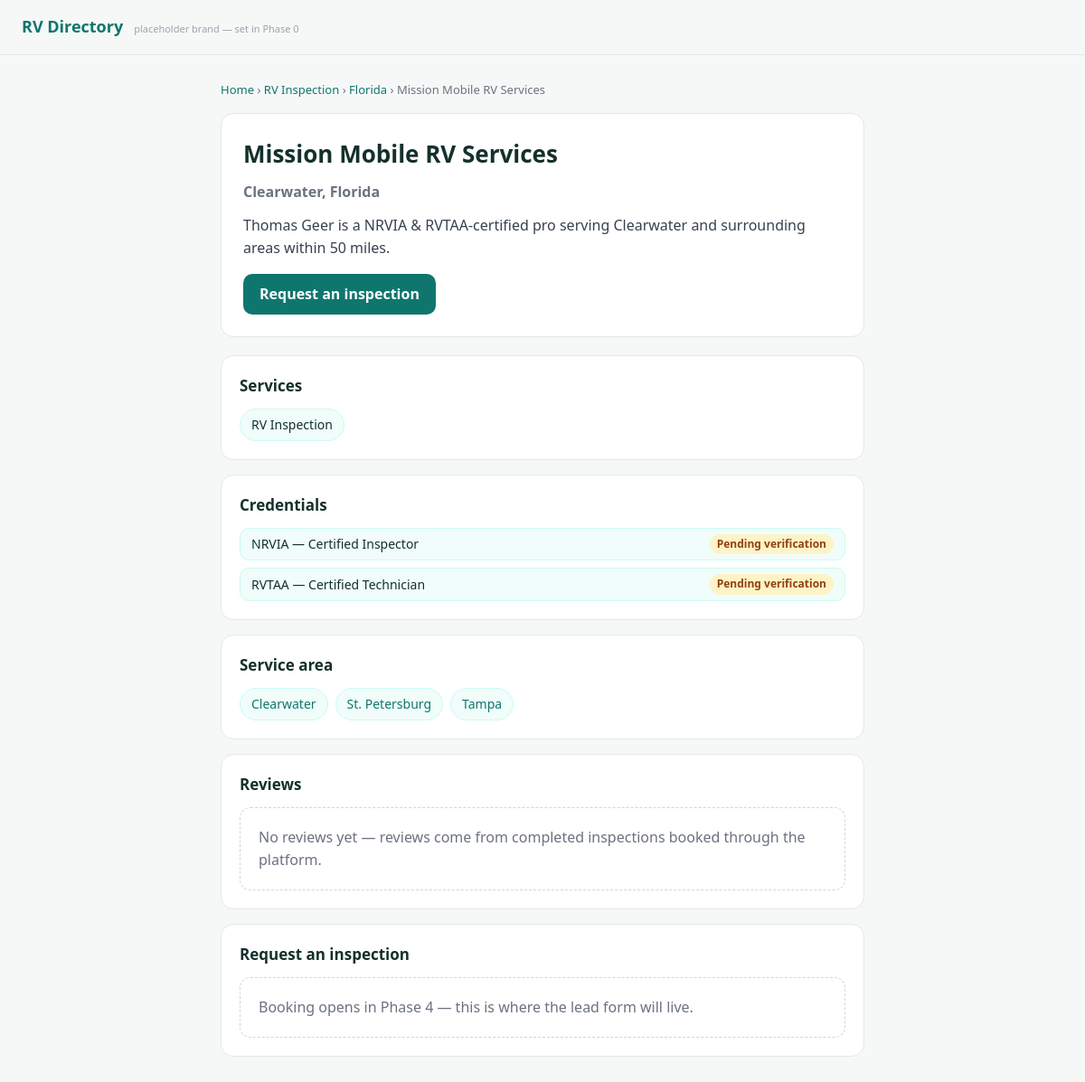
The page /providers/mission-mobile-rv-services on the database its author committed.
### tables this page shows
CREATE TABLE providers (
        id INTEGER PRIMARY KEY AUTOINCREMENT,
        user_id INTEGER,
        business_name TEXT NOT NULL,
        slug TEXT UNIQUE NOT NULL,
        bio TEXT,
        home_lat REAL,
        home_lng REAL,
        service_radius_mi INTEGER,
        insurance_verified INTEGER DEFAULT 0,
        claimed INTEGER DEFAULT 0,
        status TEXT DEFAULT 'live',
        created_at TEXT NOT NULL, contact_name TEXT, home_city TEXT, home_state TEXT,
        FOREIGN KEY (user_id) REFERENCES users(id)
        );

CREATE TABLE services (
        id INTEGER PRIMARY KEY AUTOINCREMENT,
        slug TEXT UNIQUE NOT NULL,
        name TEXT NOT NULL
        );

CREATE TABLE credentials (
        id INTEGER PRIMARY KEY AUTOINCREMENT,
        provider_id INTEGER NOT NULL,
        body TEXT NOT NULL,
        level TEXT,
        verified_at TEXT,
        source TEXT,
        FOREIGN KEY (provider_id) REFERENCES providers(id)
        );

CREATE TABLE service_areas (
        id INTEGER PRIMARY KEY AUTOINCREMENT,
        state TEXT NOT NULL,
        state_slug TEXT NOT NULL,   -- 'texas'
        city TEXT NOT NULL,
        city_slug TEXT NOT NULL,    -- 'austin'
        UNIQUE (state_slug, city_slug)
    );

### main.py (the view)
@app.route('/providers/<slug>')
def provider_profile(slug):
    rows = query_db("SELECT * FROM providers WHERE slug = ? AND status = 'live'", (slug,))
    if not rows:
        abort(404)
    provider = rows[0]
    pid = provider['id']
    services = query_db("""
        SELECT services.name, services.slug, provider_services.price_from, provider_services.price_to
        FROM provider_services JOIN services ON services.id = provider_services.service_id
        WHERE provider_services.provider_id = ? ORDER BY services.name""", (pid,))
    areas = query_db("""
        SELECT service_areas.city, service_areas.state_slug, service_areas.city_slug
        FROM provider_areas JOIN service_areas ON service_areas.id = provider_areas.service_area_id
        WHERE provider_areas.provider_id = ? ORDER BY service_areas.city""", (pid,))
    credentials = query_db(
        "SELECT body, level, verified_at FROM credentials WHERE provider_id = ? ORDER BY body", (pid,))
    reviews = query_db(
        "SELECT rating, body, created_at FROM reviews WHERE provider_id = ? ORDER BY created_at DESC", (pid,))
    stats = query_db(
        "SELECT AVG(rating) AS avg_rating, COUNT(*) AS review_count FROM reviews WHERE provider_id = ?", (pid,))[0]
    cred_names = " and ".join(f"{c['body']} {c['level']}" for c in credentials) if credentials else ""
    meta_desc = f"{provider['contact_name']} — {provider['business_name']}"
    if cred_names:
        meta_desc += f", {cred_names}"
    meta_desc += f", serving {provider['home_city']}, {provider['home_state']} and within {provider['service_radius_mi']} miles."
    return render_template('provider.html', provider=provider, services=services, areas=areas,
                           credentials=credentials, reviews=reviews,
                           avg_rating=stats['avg_rating'], review_count=stats['review_count'],
                           meta_desc=meta_desc)

### main.py (called while the page is built)
def query_db(query, args=()):
    connection = sqlite3.connect("app.db")
    connection.row_factory = sqlite3.Row
    cursor = connection.cursor()
    cursor.execute(query, args)
    rows = cursor.fetchall()
    connection.close()
    return rows

### templates/provider.html (shortened to what this page needs)
{% extends 'base.html' %}
{% block content %}
  <nav class="crumbs">
    <a href="/">Home</a> › <a href="/rv-inspection">RV Inspection</a> ›
    <a href="/rv-inspection/{{ provider.home_state|lower }}">{{ provider.home_state }}</a> ›
    <span>{{ provider.business_name }}</span>
  </nav>
  <div class="provider-hero">
    <h1>{{ provider.business_name }}</h1>
    <p class="provider-loc">{{ provider.home_city }}, {{ provider.home_state }}</p>
    {% if credentials %}
      <p class="provider-intro">
        {{ provider.contact_name }} is a
        {{ credentials | map(attribute='body') | join(' & ') }}-certified pro
        serving {{ provider.home_city }} and surrounding areas within {{ provider.service_radius_mi }} miles.
      </p>
    {% endif %}
    <a href="#request" class="cta">Request an inspection</a>
  </div>
  <section class="block">
    <h2>Services</h2>
    <ul class="pill-list">
      {% for s in services %}
        <li>{{ s.name }}{% if s.price_from %} — from ${{ s.price_from|int }}{% endif %}</li>
      {% endfor %}
    </ul>
  </section>
  <section class="block">
    <h2>Credentials</h2>
    <ul class="cred-list">
      {% for c in credentials %}
        <li>
          {{ c.body }} — {{ c.level }}
          {% if c.verified_at %}<span class="badge verified">✓ Verified</span>
          {% else %}<span class="badge pending">Pending verification</span>{% endif %}
        </li>
      {% endfor %}
    </ul>
  </section>
  <section class="block">
    <h2>Service area</h2>
    <ul class="pill-list">
      {% for a in areas %}
        <li><a href="/rv-inspection/{{ a.state_slug }}/{{ a.city_slug }}">{{ a.city }}</a></li>
      {% endfor %}
    </ul>
  </section>
  <section class="block">
    <h2>Reviews</h2>
    {% if review_count > 0 %}
      <p class="rating">★ {{ "%.1f"|format(avg_rating) }} ({{ review_count }})</p>
      {% for r in reviews %}
        <div class="review"><strong>★ {{ r.rating }}</strong><p>{{ r.body }}</p></div>
      {% endfor %}
    {% else %}
      <p class="empty">No reviews yet — reviews come from completed inspections booked through the platform.</p>
    {% endif %}
  </section>
  <section class="block" id="request">
    <h2>Request an inspection</h2>
    <p class="empty">Booking opens in Phase 4 — this is where the lead form will live.</p>
  </section>
{% endblock %}

### templates/base.html (shortened to what this page needs)
<!DOCTYPE html>
<html lang="en">
<head>
    <link rel="stylesheet" href="{{ url_for('static', filename='style.css') }}">
</head>
<body>
    <header class="site-header">
        <a href="/" class="brand">RV Directory</a>
        <span class="brand-tag">placeholder brand — set in Phase 0</span>
    </header>
    <main class="container">
        {% block content %}{% endblock %}
    </main>
</body>
</html>

### static/style.css (style rules this page uses)
* { margin: 0; padding: 0; box-sizing: border-box; }
body { font-family: system-ui, -apple-system, sans-serif; color: #14302b; background: #f6f8f7; line-height: 1.55; }
.site-header { border-bottom: 1px solid #e3e8e6; padding: 16px 24px; display: flex; align-items: baseline; gap: 12px; }
.brand { font-weight: 800; color: #0f766e; text-decoration: none; font-size: 18px; }
.brand-tag { font-size: 11px; color: #9ca3af; }
.container { max-width: 760px; margin: 0 auto; padding: 28px 24px; }
.crumbs { font-size: 13px; color: #6b7280; margin-bottom: 16px; }
.crumbs a { color: #0f766e; text-decoration: none; }
h1 { font-size: 26px; margin-bottom: 10px; }
.empty { color: #6b7280; background: #fff; border: 1px dashed #d1d5db; border-radius: 12px; padding: 20px; }
.provider-hero { background:#fff; border:1px solid #e3e8e6; border-radius:14px; padding:24px; margin-bottom:20px; }
.provider-loc { color:#6b7280; font-weight:600; margin:4px 0 12px; }
.provider-intro { color:#374151; margin-bottom:16px; }
.cta { display:inline-block; background:#0f766e; color:#fff; padding:10px 18px; border-radius:10px; text-decoration:none; font-weight:600; }
.block { background:#fff; border:1px solid #e3e8e6; border-radius:14px; padding:20px; margin-bottom:16px; }
.block h2 { font-size:17px; margin-bottom:12px; }
.pill-list, .cred-list { list-style:none; display:flex; flex-wrap:wrap; gap:8px; }
.cred-list { flex-direction:column; }
.pill-list li, .cred-list li { background:#f0fdfa; border:1px solid #ccfbf1; border-radius:999px; padding:6px 12px; font-size:14px; }
.cred-list li { display:flex; justify-content:space-between; align-items:center; border-radius:10px; }
.pill-list a { color:#0f766e; text-decoration:none; }
.badge { font-size:12px; font-weight:600; padding:2px 8px; border-radius:999px; }
.badge.pending { background:#fef3c7; color:#92400e; }

### rows shown on the page
providers: home_state "Florida", business_name "Mission Mobile RV Services", home_city "Clearwater", contact_name "Thomas Geer", service_radius_mi "50"
services: name "RV Inspection"
credentials: body "NRVIA", level "Certified Inspector"
credentials: body "RVTAA", level "Certified Technician"
service_areas: city "Clearwater"
service_areas: city "St. Petersburg"
service_areas: city "Tampa"

### other values the page prints
{{ credentials | map(attribute='body') | join(' & ') }} "NRVIA & RVTAA"
